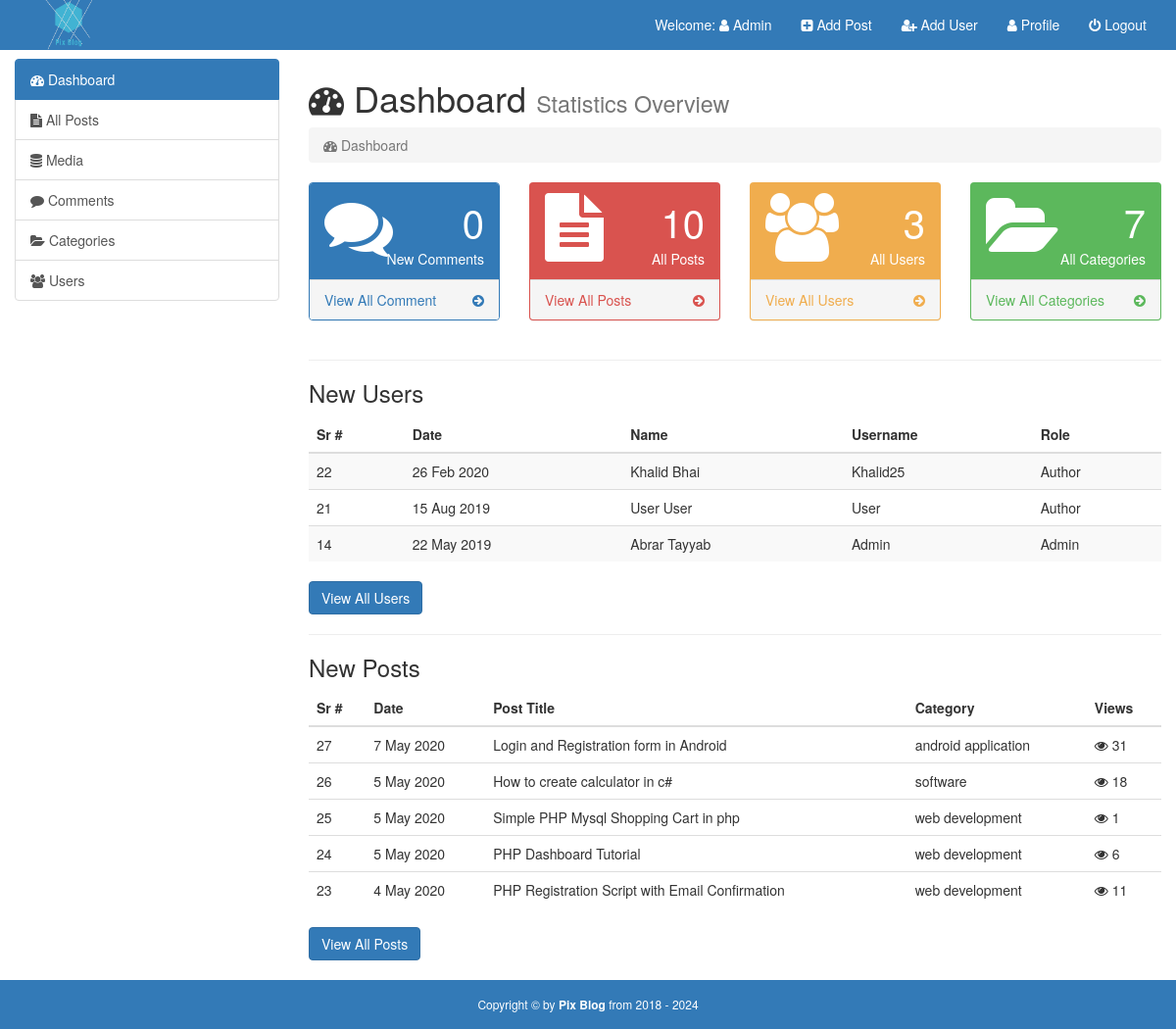
Screenshot of /admin/index.php (signed in) with the database file from the repository.
### tables this page shows
CREATE TABLE IF NOT EXISTS `users` (
  `id` int(11) NOT NULL AUTO_INCREMENT,
  `date` int(11) NOT NULL,
  `first_name` varchar(255) NOT NULL,
  `last_name` varchar(255) NOT NULL,
  `username` varchar(255) NOT NULL,
  `email` varchar(255) NOT NULL,
  `image` varchar(255) NOT NULL,
  `password` varchar(255) NOT NULL,
  `role` varchar(255) NOT NULL,
  `details` text NOT NULL,
  `salt` varchar(255) NOT NULL DEFAULT '$2y$05$abcdhskmlohnjirfshcjoj',
  PRIMARY KEY (`id`),
  UNIQUE KEY `username` (`username`),
  UNIQUE KEY `email` (`email`)
);

CREATE TABLE IF NOT EXISTS `posts` (
  `id` int(11) NOT NULL AUTO_INCREMENT,
  `date` int(11) NOT NULL,
  `title` varchar(255) NOT NULL,
  `author` varchar(255) NOT NULL,
  `author_image` varchar(255) NOT NULL,
  `image` varchar(255) NOT NULL,
  `categories` varchar(255) NOT NULL,
  `tags` varchar(255) NOT NULL,
  `post_data` text NOT NULL,
  `views` int(11) NOT NULL,
  `status` varchar(255) NOT NULL,
  PRIMARY KEY (`id`)
);

### admin/index.php (the view, shortened to what this page needs)
<?php
require_once('inc/top.php');
$comment_tag_query = "SELECT * FROM comments WHERE status = 'pending'";
$category_tag_query = "SELECT * FROM categories";
$users_tag_query = "SELECT * FROM users";
$posts_tag_query = "SELECT * FROM posts";
$com_tag_run = mysqli_query($con, $comment_tag_query);
$cat_tag_run = mysqli_query($con, $category_tag_query);
$users_tag_run = mysqli_query($con, $users_tag_query);
$posts_tag_run = mysqli_query($con, $posts_tag_query);
$com_rows = mysqli_num_rows($com_tag_run);
$cat_rows = mysqli_num_rows($cat_tag_run);
$users_rows = mysqli_num_rows($users_tag_run);
$posts_rows = mysqli_num_rows($posts_tag_run);
?>
  </head>
  <body>
  <div id="wrapper">
            <?php require_once('inc/header.php');?>
                <div class="container-fluid body-section">
                  <div class="row">
                    <div class="col-md-3">
                    <?php require_once('inc/sidebar.php');?>
                          </div>
                        <div class="col-md-9">
                          <h1><i class="fa fa-tachometer"></i> Dashboard <small>Statistics Overview</small></h1>
                          <ol class="breadcrumb">
                            <li class="active" ><i class="fa fa-tachometer"></i> Dashboard</li>
                          </ol>
                          <div class="row tag-boxes">
                            <div class="col-md-6 col-lg-3">
                              <div class="panel panel-primary">
                                <div class="panel-heading">
                                  <div class="row">
                                  <div class="col-xs-3">
                                    <i class="fa fa-comments fa-5x"></i>
                                  </div>
                                  <div class="col-xs-9">
                                    <div class="text-right huge"><?php echo $com_rows;?></div>
                                    <div class="text-right">New Comments</div>
                                  </div>
                                </div>
                                </div>
                                <a href="comments.php">
                                  <div class="panel-footer">
                                    <span class="pull-left">View All Comment</span>
                                    <span class="pull-right"><i class="fa fa-arrow-circle-right"></i></span>
                                    <div class="clearfix"></div>
                                  </div>
                                </a>
                              </div>
                            </div>
                            <div class="col-md-6 col-lg-3">
                              <div class="panel panel-red">
                                <div class="panel-heading">
                                  <div class="row">
                                  <div class="col-xs-3">
                                    <i class="fa fa-file-text fa-5x"></i>
                                  </div>
                                  <div class="col-xs-9">
                                    <div class="text-right huge"><?php echo $posts_rows;?></div>
                                    <div class="text-right">All Posts</div>
                                  </div>
                                </div>
                                </div>
                                <a href="posts.php">
                                  <div class="panel-footer">
                                    <span class="pull-left">View All Posts</span>
                                    <span class="pull-right"><i class="fa fa-arrow-circle-right"></i></span>
                                    <div class="clearfix"></div>
                                  </div>
                                </a>
                              </div>
                            </div>
                            <div class="col-md-6 col-lg-3">
                              <div class="panel panel-yellow">
                                <div class="panel-heading">
                                  <div class="row">
                                  <div class="col-xs-3">
                                    <i class="fa fa-users fa-5x"></i>
                                  </div>
                                  <div class="col-xs-9">
                                    <div class="text-right huge"><?php echo $users_rows;?></div>
                                    <div class="text-right">All Users</div>
                                  </div>
                                </div>
                                </div>
                                <a href="users.php">
                                  <div class="panel-footer">
                                    <span class="pull-left">View All Users</span>
                                    <span class="pull-right"><i class="fa fa-arrow-circle-right"></i></span>
                                    <div class="clearfix"></div>
                                  </div>
                                </a>
                              </div>
                            </div>
                            <div class="col-md-6 col-lg-3">
                              <div class="panel panel-green">
                                <div class="panel-heading">
                                  <div class="row">
                                  <div class="col-xs-3">
                                    <i class="fa fa-folder-open fa-5x"></i>
                                  </div>
                                  <div class="col-xs-9">
                                    <div class="text-right huge"><?php echo $cat_rows;?></div>
                                    <div class="text-right">All Categories</div>
                                  </div>
                                </div>
                                </div>
                                <a href="categories.php">
                                  <div class="panel-footer">
                                    <span class="pull-left">View All Categories</span>
                                    <span class="pull-right"><i class="fa fa-arrow-circle-right"></i></span>
                                    <div class="clearfix"></div>
                                  </div>
                                </a>
                              </div>
                            </div>
                          </div>
                          <hr>
                          <?php
                          $get_users_query = "SELECT * FROM users ORDER BY id DESC LIMIT 5";
                          $get_users_run = mysqli_query($con, $get_users_query);
                          if (mysqli_num_rows($get_users_run) > 0) {
                          ?>
                          <h3>New Users</h3>
                          <table class="table table-hover table-striped">
                            <thead>
                              <tr>
                                <th>Sr #</th>
                                <th>Date</th>
                                <th>Name</th>
                                <th>Username</th>
                                <th>Role</th>
                              </tr>
                            </thead>
                            <tbody>
                              <?php
                              while ($get_users_row = mysqli_fetch_array($get_users_run)) {
                                $users_id = $get_users_row['id'];
                                $users_date = getdate($get_users_row['date']);
                                $users_day = $users_date['mday'];
                                $users_month = substr($users_date['month'],0,3);
                                $users_year = $users_date['year'];
                                $users_firstname = $get_users_row['first_name'];
                                $users_lastname = $get_users_row['last_name'];
                                $users_fullname = "$users_firstname $users_lastname";
                                $users_username = $get_users_row['username'];
                                $users_role = $get_users_row['role'];
                              ?>
                              <tr>
                                <td><?php echo $users_id;?></td>
                                <td><?php echo "$users_day $users_month $users_year";?></td>
                                <td><?php echo $users_fullname;?></td>
                                <td><?php echo ucfirst($users_username);?></td>
                                <td><?php echo ucfirst($users_role);?></td>
                              </tr>
                              <?php }?>
                            </tbody>
                          </table>
                          <a href="users.php" class="btn btn-primary"> View All Users</a><hr>
                          <?php }?>
                          <?php
                          $get_posts_query = "SELECT * FROM posts ORDER BY id DESC LIMIT 5";
                          $get_posts_run = mysqli_query($con, $get_posts_query);
                          if (mysqli_num_rows($get_posts_run) > 0) {
                          ?>
                          <h3>New Posts</h3>
                          <table class="table">
                            <thead>
                              <tr>
                                <th>Sr #</th>
                                <th>Date</th>
                                <th>Post Title</th>
                                <th>Category</th>
                                <th>Views</th>
                              </tr>
                            </thead>
                            <tbody>
                              <?php
                              while ($get_posts_row = mysqli_fetch_array($get_posts_run)) {
                                $posts_id = $get_posts_row['id'];
                                $posts_date = getdate($get_posts_row['date']);
                                $posts_day = $posts_date['mday'];
                                $posts_month = substr($users_date['month'],0,3);
                                $posts_year = $posts_date['year'];
                                $posts_title = $get_posts_row['title'];
                                $posts_categories = $get_posts_row['categories'];
                                $posts_views = $get_posts_row['views'];
                              ?>
                                <tr>
                                  <td><?php echo $posts_id;?></td>
                                  <td><?php echo "$posts_day $posts_month $posts_year";?></td>
                                  <td><?php echo $posts_title;?></td>
                                  <td><?php echo $posts_categories;?></td>
                                  <td><i class="fa fa-eye"></i> <?php echo $posts_views;?></td>
                                </tr>
                              <?php }?>
                            </tbody>
                          </table>
                          <a href="posts.php" class="btn btn-primary">View All Posts</a>
                        <?php }?>
                        </div>
                    </div>
               </div>
       <?php require_once('inc/footer.php');?>

### admin/css/style.css (style rules this page uses)
html,body { height: 100%; }
body { padding-top:60px; }
.huge { font-size: 40px; }
.tag-boxes .panel-primary { border:1px solid #337AB7; }
.tag-boxes .panel-red { color: white; background: #d9534f; }
.tag-boxes .panel-red a { color: #d9534f; }
.tag-boxes .panel-yellow { color: white; background: #f0ad4e; }
.tag-boxes .panel-yellow a { color: #f0ad4e; }
.tag-boxes .panel-green { color: white; background: #5cb85c; }
.tag-boxes .panel-green a { color: #5cb85c; }
#wrapper { min-height: 100%; position: relative; }
.body-section { padding-bottom: 70px; }

### rows the page displays
users: id "22", date "26", date "Feb", date "2020", users_fullname "Khalid Bhai", username "Khalid25", role "Author"
users: id "21", date "15", date "Aug", date "2019", users_fullname "User User", username "User", role "Author"
users: id "14", date "22", date "May", date "2019", users_fullname "Abrar Tayyab", username "Admin", role "Admin"
posts: id "27", date "7", date "2020", title "Login and Registration form in Android", categories "android application", views "31"
posts: id "26", date "5", date "2020", title "How to create calculator in c#", categories "software", views "18"
posts: id "25", date "5", date "2020", title "Simple PHP Mysql Shopping Cart in php", categories "web development", views "1"
posts: id "24", date "5", date "2020", title "PHP Dashboard Tutorial", categories "web development", views "6"
posts: id "23", date "4", date "2020", title "PHP Registration Script with Email Confirmation", categories "web development", views "11"

### other values shown
$session_username2 "Admin"
$com_rows "0"
$posts_rows "10"
$users_rows "3"
$cat_rows "7"
